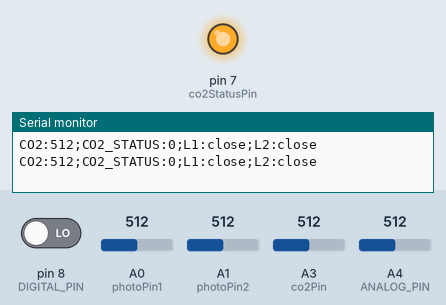
Recording of a sketch running on a simulated Arduino Uno, built with avr-gcc and run on an emulated ATmega328P. On the bench: output pins drawn as LEDs (lit = HIGH), the last lines printed to the serial monitor. Inputs (shaded band) come from the test bench; at power-on: A3 (co2Pin) = 512, A0 (photoPin1) = 512, A1 (photoPin2) = 512, pin 8 (DIGITAL_PIN) LOW, A4 (ANALOG_PIN) = 512.

Above: at 1.8 s.
1.9 s: A3 (co2Pin) set to 583
3.4 s: A3 (co2Pin) set to 610
At 4.8 s:
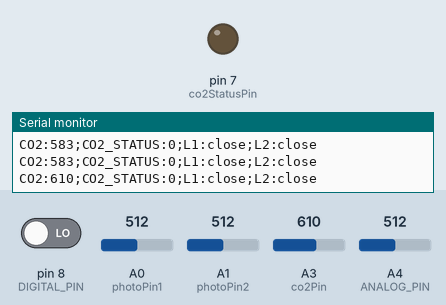
5.5 s: A0 (photoPin1) set to 493
8.5 s: A1 (photoPin2) set to 484
11.5 s: A3 (co2Pin) set to 590
At 12.5 s:
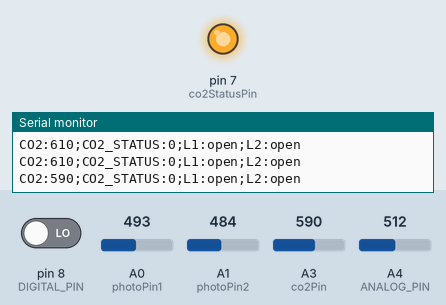
13.5 s: A3 (co2Pin) set to 716
At 15.3 s:
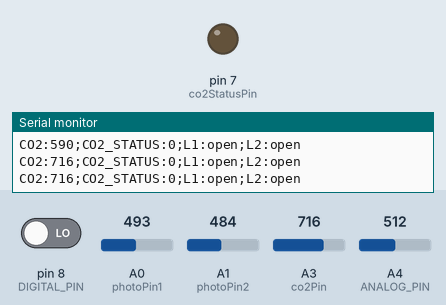
Timing chart, 0 to 16.5 s (numbered marks = the images above; inputs shaded):
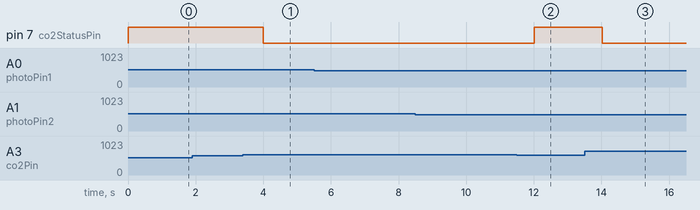

Measured:
- the behaviour switches between 600 and 601 on A3 (co2Pin) (found by bisection; images 0 and 1)
- after the input at 3.4 s, pin 7 (co2StatusPin): HIGH → LOW after 0.61 s
- after the input at 11.5 s, pin 7 (co2StatusPin): LOW → HIGH after 0.52 s
- after the input at 13.5 s, pin 7 (co2StatusPin): HIGH → LOW after 0.52 s

The sketch:

ArduinoPart.ino
```cpp
const int photoPin1 = A0;
const int photoPin2 = A1;
const int lightThreshold = 500;

const int co2Pin = A3;
int co2Value = 0;
const int CO2_LIMIT = 600;  // допустимый уровень СO2
#define ANALOG_PIN A4
#define DIGITAL_PIN 8
int coAnalogValue = 0;
int coLimitStatus = 0;

void setup() {
  Serial.begin(9600);
  pinMode(DIGITAL_PIN, INPUT);
}

void loop() {
  int light1 = analogRead(photoPin1);
  int light2 = analogRead(photoPin2);
  String lightStatus1 = (light1 > lightThreshold) ? "close" : "open";
  String lightStatus2 = (light2 > lightThreshold) ? "close" : "open";

  co2Value = analogRead(co2Pin);
  coLimitStatus = (co2Value <= CO2_LIMIT) ? 1 : 0;

  const int co2StatusPin = 7;
  pinMode(co2StatusPin, OUTPUT);
  digitalWrite(co2StatusPin, coLimitStatus);

  coAnalogValue = analogRead(ANALOG_PIN);
  coLimitStatus = digitalRead(DIGITAL_PIN);

  String data = "CO2:" + String(co2Value);
  data += ";CO2_STATUS:" + String(coLimitStatus);
  data += ";L1:" + lightStatus1;
  data += ";L2:" + lightStatus2;

  Serial.println(data);

  delay(1000);

}
```
